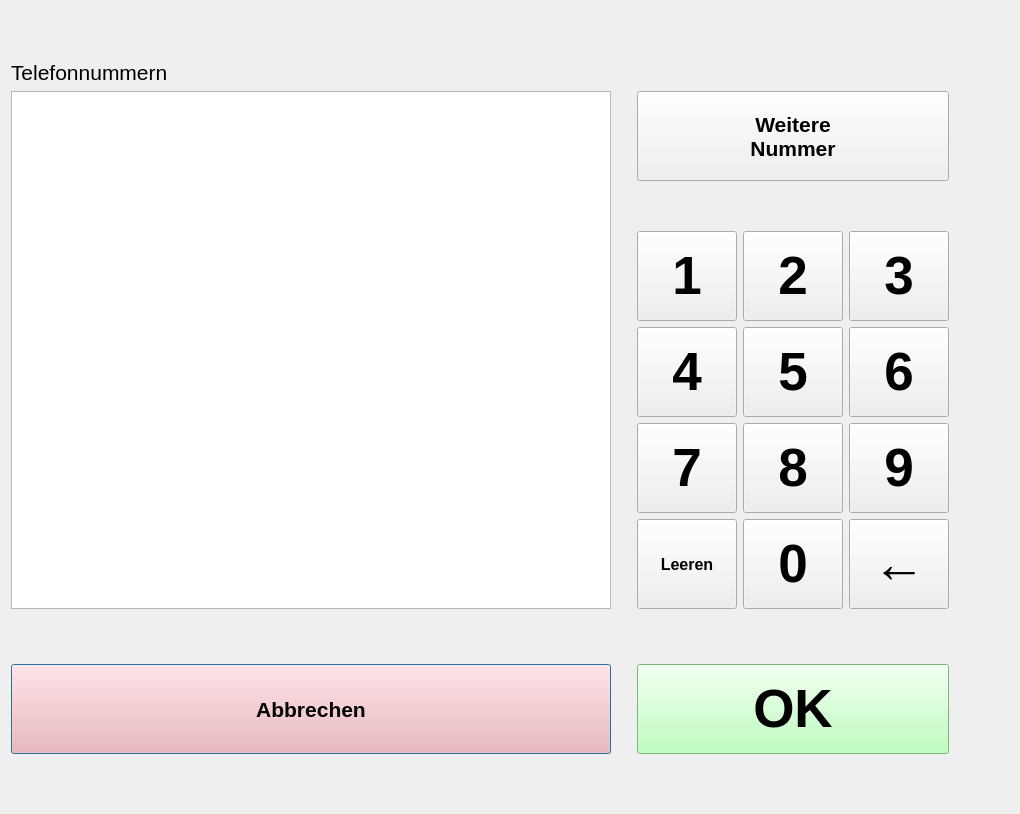
<?xml version="1.0" encoding="UTF-8"?>
<ui version="4.0">
 <class>PhoneNumberInput</class>
 <widget class="QDialog" name="PhoneNumberInput">
  <property name="windowModality">
   <enum>Qt::ApplicationModal</enum>
  </property>
  <property name="geometry">
   <rect>
    <x>0</x>
    <y>0</y>
    <width>1020</width>
    <height>814</height>
   </rect>
  </property>
  <property name="windowTitle">
   <string>Telefonnummer eingeben</string>
  </property>
  <property name="modal">
   <bool>true</bool>
  </property>
  <layout class="QGridLayout" name="gridLayout">
   <item row="9" column="8">
    <widget class="QPushButton" name="button_9">
     <property name="sizePolicy">
      <sizepolicy hsizetype="Fixed" vsizetype="Fixed">
       <horstretch>0</horstretch>
       <verstretch>0</verstretch>
      </sizepolicy>
     </property>
     <property name="minimumSize">
      <size>
       <width>100</width>
       <height>90</height>
      </size>
     </property>
     <property name="font">
      <font>
       <pointsize>40</pointsize>
       <weight>75</weight>
       <bold>true</bold>
      </font>
     </property>
     <property name="focusPolicy">
      <enum>Qt::NoFocus</enum>
     </property>
     <property name="text">
      <string>9</string>
     </property>
     <property name="shortcut">
      <string>9</string>
     </property>
    </widget>
   </item>
   <item row="10" column="6">
    <widget class="QPushButton" name="button_clear">
     <property name="sizePolicy">
      <sizepolicy hsizetype="Fixed" vsizetype="Fixed">
       <horstretch>0</horstretch>
       <verstretch>0</verstretch>
      </sizepolicy>
     </property>
     <property name="minimumSize">
      <size>
       <width>100</width>
       <height>90</height>
      </size>
     </property>
     <property name="font">
      <font>
       <pointsize>12</pointsize>
       <weight>75</weight>
       <bold>true</bold>
      </font>
     </property>
     <property name="focusPolicy">
      <enum>Qt::NoFocus</enum>
     </property>
     <property name="text">
      <string>Leeren</string>
     </property>
     <property name="shortcut">
      <string>Del</string>
     </property>
    </widget>
   </item>
   <item row="9" column="6">
    <widget class="QPushButton" name="button_7">
     <property name="sizePolicy">
      <sizepolicy hsizetype="Fixed" vsizetype="Fixed">
       <horstretch>0</horstretch>
       <verstretch>0</verstretch>
      </sizepolicy>
     </property>
     <property name="minimumSize">
      <size>
       <width>100</width>
       <height>90</height>
      </size>
     </property>
     <property name="font">
      <font>
       <pointsize>40</pointsize>
       <weight>75</weight>
       <bold>true</bold>
      </font>
     </property>
     <property name="focusPolicy">
      <enum>Qt::NoFocus</enum>
     </property>
     <property name="text">
      <string>7</string>
     </property>
     <property name="shortcut">
      <string>7</string>
     </property>
    </widget>
   </item>
   <item row="8" column="5">
    <spacer name="horizontalSpacer_3">
     <property name="orientation">
      <enum>Qt::Horizontal</enum>
     </property>
     <property name="sizeType">
      <enum>QSizePolicy::Preferred</enum>
     </property>
     <property name="sizeHint" stdset="0">
      <size>
       <width>60</width>
       <height>20</height>
      </size>
     </property>
    </spacer>
   </item>
   <item row="12" column="6" colspan="3">
    <widget class="QPushButton" name="button_ok">
     <property name="sizePolicy">
      <sizepolicy hsizetype="MinimumExpanding" vsizetype="Fixed">
       <horstretch>0</horstretch>
       <verstretch>0</verstretch>
      </sizepolicy>
     </property>
     <property name="minimumSize">
      <size>
       <width>200</width>
       <height>90</height>
      </size>
     </property>
     <property name="font">
      <font>
       <pointsize>40</pointsize>
       <weight>75</weight>
       <bold>true</bold>
       <kerning>false</kerning>
      </font>
     </property>
     <property name="focusPolicy">
      <enum>Qt::NoFocus</enum>
     </property>
     <property name="styleSheet">
      <string notr="true">border-color: green; background-color: #afa;</string>
     </property>
     <property name="text">
      <string>OK</string>
     </property>
     <property name="shortcut">
      <string>Enter</string>
     </property>
     <property name="autoDefault">
      <bool>true</bool>
     </property>
     <property name="default">
      <bool>true</bool>
     </property>
    </widget>
   </item>
   <item row="9" column="5">
    <spacer name="horizontalSpacer_4">
     <property name="orientation">
      <enum>Qt::Horizontal</enum>
     </property>
     <property name="sizeType">
      <enum>QSizePolicy::Preferred</enum>
     </property>
     <property name="sizeHint" stdset="0">
      <size>
       <width>60</width>
       <height>20</height>
      </size>
     </property>
    </spacer>
   </item>
   <item row="8" column="6">
    <widget class="QPushButton" name="button_4">
     <property name="sizePolicy">
      <sizepolicy hsizetype="Fixed" vsizetype="Fixed">
       <horstretch>0</horstretch>
       <verstretch>0</verstretch>
      </sizepolicy>
     </property>
     <property name="minimumSize">
      <size>
       <width>100</width>
       <height>90</height>
      </size>
     </property>
     <property name="font">
      <font>
       <pointsize>40</pointsize>
       <weight>75</weight>
       <bold>true</bold>
      </font>
     </property>
     <property name="focusPolicy">
      <enum>Qt::NoFocus</enum>
     </property>
     <property name="text">
      <string>4</string>
     </property>
     <property name="shortcut">
      <string>4</string>
     </property>
    </widget>
   </item>
   <item row="0" column="6">
    <spacer name="verticalSpacer">
     <property name="orientation">
      <enum>Qt::Vertical</enum>
     </property>
     <property name="sizeHint" stdset="0">
      <size>
       <width>20</width>
       <height>40</height>
      </size>
     </property>
    </spacer>
   </item>
   <item row="5" column="1">
    <spacer name="horizontalSpacer_6">
     <property name="orientation">
      <enum>Qt::Horizontal</enum>
     </property>
     <property name="sizeHint" stdset="0">
      <size>
       <width>40</width>
       <height>20</height>
      </size>
     </property>
    </spacer>
   </item>
   <item row="5" column="5">
    <spacer name="horizontalSpacer_2">
     <property name="orientation">
      <enum>Qt::Horizontal</enum>
     </property>
     <property name="sizeType">
      <enum>QSizePolicy::Preferred</enum>
     </property>
     <property name="sizeHint" stdset="0">
      <size>
       <width>60</width>
       <height>20</height>
      </size>
     </property>
    </spacer>
   </item>
   <item row="8" column="13">
    <spacer name="horizontalSpacer_7">
     <property name="orientation">
      <enum>Qt::Horizontal</enum>
     </property>
     <property name="sizeHint" stdset="0">
      <size>
       <width>40</width>
       <height>20</height>
      </size>
     </property>
    </spacer>
   </item>
   <item row="8" column="8">
    <widget class="QPushButton" name="button_6">
     <property name="sizePolicy">
      <sizepolicy hsizetype="Fixed" vsizetype="Fixed">
       <horstretch>0</horstretch>
       <verstretch>0</verstretch>
      </sizepolicy>
     </property>
     <property name="minimumSize">
      <size>
       <width>100</width>
       <height>90</height>
      </size>
     </property>
     <property name="font">
      <font>
       <pointsize>40</pointsize>
       <weight>75</weight>
       <bold>true</bold>
      </font>
     </property>
     <property name="focusPolicy">
      <enum>Qt::NoFocus</enum>
     </property>
     <property name="text">
      <string>6</string>
     </property>
     <property name="shortcut">
      <string>6</string>
     </property>
    </widget>
   </item>
   <item row="9" column="7">
    <widget class="QPushButton" name="button_8">
     <property name="sizePolicy">
      <sizepolicy hsizetype="Fixed" vsizetype="Fixed">
       <horstretch>0</horstretch>
       <verstretch>0</verstretch>
      </sizepolicy>
     </property>
     <property name="minimumSize">
      <size>
       <width>100</width>
       <height>90</height>
      </size>
     </property>
     <property name="font">
      <font>
       <pointsize>40</pointsize>
       <weight>75</weight>
       <bold>true</bold>
      </font>
     </property>
     <property name="focusPolicy">
      <enum>Qt::NoFocus</enum>
     </property>
     <property name="text">
      <string>8</string>
     </property>
     <property name="shortcut">
      <string>8</string>
     </property>
    </widget>
   </item>
   <item row="10" column="7">
    <widget class="QPushButton" name="button_0">
     <property name="sizePolicy">
      <sizepolicy hsizetype="Fixed" vsizetype="Fixed">
       <horstretch>0</horstretch>
       <verstretch>0</verstretch>
      </sizepolicy>
     </property>
     <property name="minimumSize">
      <size>
       <width>100</width>
       <height>90</height>
      </size>
     </property>
     <property name="font">
      <font>
       <pointsize>40</pointsize>
       <weight>75</weight>
       <bold>true</bold>
      </font>
     </property>
     <property name="focusPolicy">
      <enum>Qt::NoFocus</enum>
     </property>
     <property name="text">
      <string>0</string>
     </property>
     <property name="shortcut">
      <string>0</string>
     </property>
    </widget>
   </item>
   <item row="13" column="8">
    <spacer name="verticalSpacer_2">
     <property name="orientation">
      <enum>Qt::Vertical</enum>
     </property>
     <property name="sizeHint" stdset="0">
      <size>
       <width>20</width>
       <height>40</height>
      </size>
     </property>
    </spacer>
   </item>
   <item row="8" column="7">
    <widget class="QPushButton" name="button_5">
     <property name="sizePolicy">
      <sizepolicy hsizetype="Fixed" vsizetype="Fixed">
       <horstretch>0</horstretch>
       <verstretch>0</verstretch>
      </sizepolicy>
     </property>
     <property name="minimumSize">
      <size>
       <width>100</width>
       <height>90</height>
      </size>
     </property>
     <property name="font">
      <font>
       <pointsize>40</pointsize>
       <weight>75</weight>
       <bold>true</bold>
      </font>
     </property>
     <property name="focusPolicy">
      <enum>Qt::NoFocus</enum>
     </property>
     <property name="text">
      <string>5</string>
     </property>
     <property name="shortcut">
      <string>5</string>
     </property>
    </widget>
   </item>
   <item row="10" column="11">
    <spacer name="horizontalSpacer_8">
     <property name="orientation">
      <enum>Qt::Horizontal</enum>
     </property>
     <property name="sizeType">
      <enum>QSizePolicy::Fixed</enum>
     </property>
     <property name="sizeHint" stdset="0">
      <size>
       <width>60</width>
       <height>20</height>
      </size>
     </property>
    </spacer>
   </item>
   <item row="10" column="8">
    <widget class="QPushButton" name="button_backspace">
     <property name="sizePolicy">
      <sizepolicy hsizetype="Fixed" vsizetype="Fixed">
       <horstretch>0</horstretch>
       <verstretch>0</verstretch>
      </sizepolicy>
     </property>
     <property name="minimumSize">
      <size>
       <width>100</width>
       <height>90</height>
      </size>
     </property>
     <property name="font">
      <font>
       <pointsize>40</pointsize>
       <weight>75</weight>
       <bold>true</bold>
      </font>
     </property>
     <property name="focusPolicy">
      <enum>Qt::NoFocus</enum>
     </property>
     <property name="text">
      <string>←</string>
     </property>
     <property name="shortcut">
      <string>Backspace</string>
     </property>
    </widget>
   </item>
   <item row="10" column="5">
    <spacer name="horizontalSpacer_5">
     <property name="orientation">
      <enum>Qt::Horizontal</enum>
     </property>
     <property name="sizeType">
      <enum>QSizePolicy::Preferred</enum>
     </property>
     <property name="sizeHint" stdset="0">
      <size>
       <width>60</width>
       <height>20</height>
      </size>
     </property>
    </spacer>
   </item>
   <item row="2" column="6" colspan="3">
    <widget class="QPushButton" name="button_more">
     <property name="sizePolicy">
      <sizepolicy hsizetype="MinimumExpanding" vsizetype="Fixed">
       <horstretch>0</horstretch>
       <verstretch>0</verstretch>
      </sizepolicy>
     </property>
     <property name="minimumSize">
      <size>
       <width>100</width>
       <height>90</height>
      </size>
     </property>
     <property name="font">
      <font>
       <pointsize>16</pointsize>
       <weight>75</weight>
       <bold>true</bold>
      </font>
     </property>
     <property name="focusPolicy">
      <enum>Qt::NoFocus</enum>
     </property>
     <property name="text">
      <string>Weitere
Nummer</string>
     </property>
     <property name="shortcut">
      <string>/</string>
     </property>
    </widget>
   </item>
   <item row="12" column="2">
    <widget class="QPushButton" name="button_abbrechen">
     <property name="sizePolicy">
      <sizepolicy hsizetype="Preferred" vsizetype="Fixed">
       <horstretch>0</horstretch>
       <verstretch>0</verstretch>
      </sizepolicy>
     </property>
     <property name="minimumSize">
      <size>
       <width>100</width>
       <height>90</height>
      </size>
     </property>
     <property name="font">
      <font>
       <pointsize>16</pointsize>
       <weight>75</weight>
       <bold>true</bold>
      </font>
     </property>
     <property name="focusPolicy">
      <enum>Qt::NoFocus</enum>
     </property>
     <property name="styleSheet">
      <string notr="true">border-color: red; background-color: #faa;</string>
     </property>
     <property name="text">
      <string>Abbrechen</string>
     </property>
     <property name="shortcut">
      <string>Esc</string>
     </property>
     <property name="default">
      <bool>true</bool>
     </property>
    </widget>
   </item>
   <item row="1" column="2">
    <widget class="QLabel" name="label">
     <property name="font">
      <font>
       <pointsize>16</pointsize>
      </font>
     </property>
     <property name="text">
      <string>Telefonnummern</string>
     </property>
    </widget>
   </item>
   <item row="2" column="2" rowspan="9">
    <widget class="QListWidget" name="listWidget">
     <property name="minimumSize">
      <size>
       <width>600</width>
       <height>0</height>
      </size>
     </property>
     <property name="font">
      <font>
       <pointsize>20</pointsize>
       <weight>75</weight>
       <bold>true</bold>
      </font>
     </property>
     <property name="alternatingRowColors">
      <bool>true</bool>
     </property>
    </widget>
   </item>
   <item row="7" column="8">
    <widget class="QPushButton" name="button_3">
     <property name="sizePolicy">
      <sizepolicy hsizetype="Fixed" vsizetype="Fixed">
       <horstretch>0</horstretch>
       <verstretch>0</verstretch>
      </sizepolicy>
     </property>
     <property name="minimumSize">
      <size>
       <width>100</width>
       <height>90</height>
      </size>
     </property>
     <property name="font">
      <font>
       <pointsize>40</pointsize>
       <weight>75</weight>
       <bold>true</bold>
      </font>
     </property>
     <property name="focusPolicy">
      <enum>Qt::NoFocus</enum>
     </property>
     <property name="text">
      <string>3</string>
     </property>
     <property name="shortcut">
      <string>3</string>
     </property>
    </widget>
   </item>
   <item row="7" column="6">
    <widget class="QPushButton" name="button_1">
     <property name="sizePolicy">
      <sizepolicy hsizetype="Fixed" vsizetype="Fixed">
       <horstretch>0</horstretch>
       <verstretch>0</verstretch>
      </sizepolicy>
     </property>
     <property name="minimumSize">
      <size>
       <width>100</width>
       <height>90</height>
      </size>
     </property>
     <property name="font">
      <font>
       <pointsize>40</pointsize>
       <weight>75</weight>
       <bold>true</bold>
      </font>
     </property>
     <property name="focusPolicy">
      <enum>Qt::NoFocus</enum>
     </property>
     <property name="text">
      <string>1</string>
     </property>
     <property name="shortcut">
      <string>1</string>
     </property>
    </widget>
   </item>
   <item row="7" column="7">
    <widget class="QPushButton" name="button_2">
     <property name="sizePolicy">
      <sizepolicy hsizetype="Fixed" vsizetype="Fixed">
       <horstretch>0</horstretch>
       <verstretch>0</verstretch>
      </sizepolicy>
     </property>
     <property name="minimumSize">
      <size>
       <width>100</width>
       <height>90</height>
      </size>
     </property>
     <property name="font">
      <font>
       <pointsize>40</pointsize>
       <weight>75</weight>
       <bold>true</bold>
      </font>
     </property>
     <property name="focusPolicy">
      <enum>Qt::NoFocus</enum>
     </property>
     <property name="text">
      <string>2</string>
     </property>
     <property name="shortcut">
      <string>2</string>
     </property>
    </widget>
   </item>
   <item row="11" column="6">
    <spacer name="verticalSpacer_3">
     <property name="orientation">
      <enum>Qt::Vertical</enum>
     </property>
     <property name="sizeHint" stdset="0">
      <size>
       <width>20</width>
       <height>20</height>
      </size>
     </property>
    </spacer>
   </item>
  </layout>
 </widget>
 <resources/>
 <connections/>
</ui>
